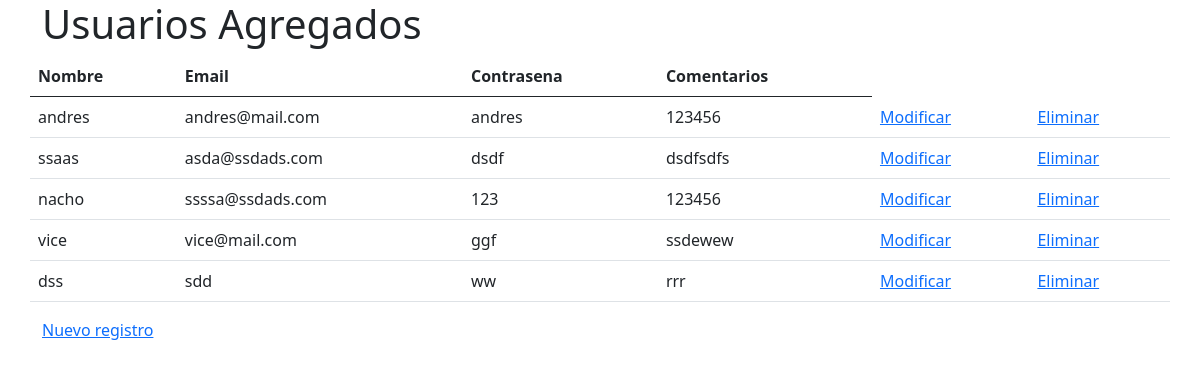
The page /Usuarios on the database its author committed.
### core/models.py (models this page shows, shortened)
class Usuario(models.Model):
    nombre = models.CharField(max_length=50, verbose_name='Nombre')
    email = models.CharField(max_length=50, primary_key=True, verbose_name='Email')
    contrasena = models.CharField(max_length=10, verbose_name='Contrasena')
    comentarios = models.CharField(max_length=20, null=True, blank=True, verbose_name='Comentarios')

### core/views.py (the view)
# urls.py: path('Usuarios', usuarios, name="usuarios"),
def usuarios(request):
    usuarios = Usuario.objects.all()
    datos = {
        'usuarios': usuarios
    }
    return render(request, 'core/Usuarios.html', datos)

### core/templates/core/Usuarios.html (shortened to what this page needs)
{% load static %}
<!doctype html>
<html lang="en">
  <head>
    <link href="https://cdn.jsdelivr.net/npm/bootstrap@5.0.1/dist/css/bootstrap.min.css" rel="stylesheet">
  </head>
  <body>
    <body>
      <div class="container">
          <h1>Usuarios Agregados</h1>
          <div class="row">
              <table class="table">
                <thead>
                  <tr>
                    <th scope="col">Nombre</th>
                    <th scope="col">Email</th>
                    <th scope="col">Contrasena</th>
                    <th scope="col">Comentarios</th>
                  </tr>
                </thead>
                  <tbody>
                    {% for ve in usuarios %}
                    <tr>
                      <td>{{ve.nombre}}</td>
                      <td>{{ve.email}}</td>
                      <td>{{ve.contrasena}}</td>
                      <td>{{ve.comentarios}}</td>
                      <td><a href="{% url 'form_mod_usuario' ve.email %}">Modificar</a></td>
                      <td><a href="{% url 'form_del_usuario' ve.email %}">Eliminar</a></td>
                    </tr>
                    {% endfor %}
                  </tbody>
              </table>
              <a href="{% url 'form_usuario' %}">Nuevo registro</a>
          </div>
      </div>
    </body>
  </body>
</html>

### rows shown on the page
Usuario: nombre "andres", email "andres@mail.com", contrasena "andres", comentarios "123456"
Usuario: nombre "ssaas", email "asda@ssdads.com", contrasena "dsdf", comentarios "dsdfsdfs"
Usuario: nombre "nacho", email "ssssa@ssdads.com", contrasena "123", comentarios "123456"
Usuario: nombre "vice", email "vice@mail.com", contrasena "ggf", comentarios "ssdewew"
Usuario: nombre "dss", email "sdd", contrasena "ww", comentarios "rrr"
